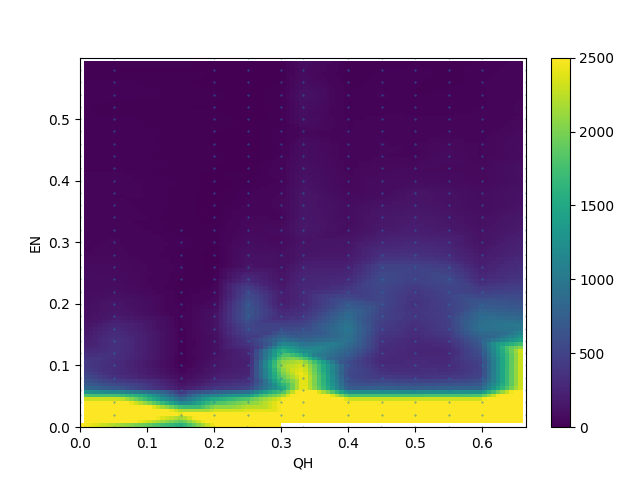

Write Python code to recreate this figure.
from ufit import *
from ufit.plotting import mapping
import matplotlib.pyplot as plt

set_datatemplate('rawdata/079%03d')
data = read_numors("197-209", 0)
data.name = ""
mapping("QH", "EN", data, mode=0, title=f'{data.name}',minmax=[0,2500])
plt.savefig("ground_state/ground_state.png")
plt.show()